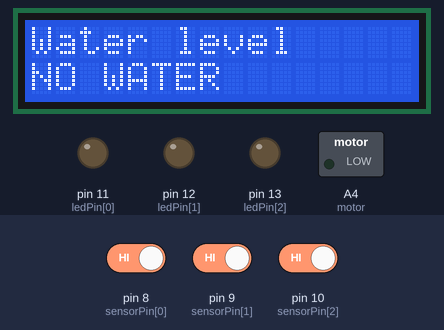
Bench run of a sketch on a simulated Arduino Uno, built with avr-gcc and run on an emulated ATmega328P. On the bench: 16×2 character LCD, switched loads named in the sketch (green lamp = pin HIGH), output pins drawn as LEDs (lit = HIGH). Inputs (shaded band) come from the test bench; at power-on: pin 8 (sensorPin[0]) HIGH, pin 9 (sensorPin[1]) HIGH, pin 10 (sensorPin[2]) HIGH.

Above: at 1.2 s.
1.3 s: pin 8 (sensorPin[0]) driven LOW
At 1.7 s:
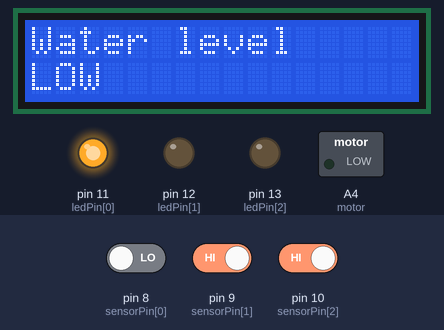
2.8 s: pin 9 (sensorPin[1]) driven LOW
At 3.6 s:
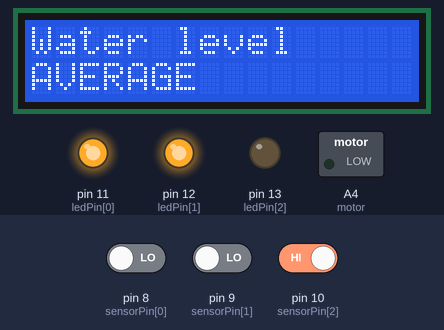
4.3 s: pin 10 (sensorPin[2]) driven LOW
At 5.1 s:
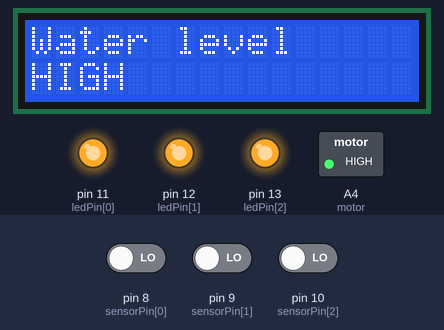
5.8 s: pin 8 (sensorPin[0]) driven HIGH
At 7.0 s:
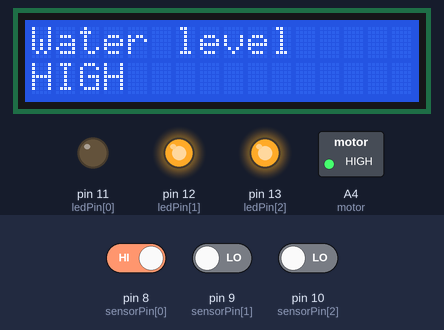
7.3 s: pin 9 (sensorPin[1]) driven HIGH
At 8.2 s:
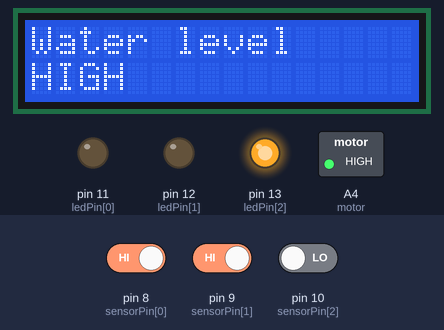
8.8 s: pin 10 (sensorPin[2]) driven HIGH
At 10.2 s:
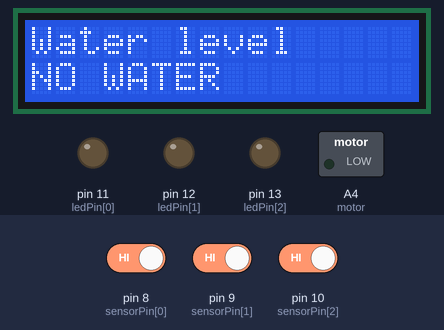
Timing chart, 0 to 11.8 s (numbered marks = the images above; inputs shaded):
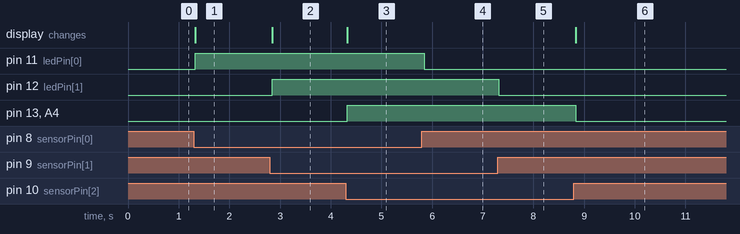

Measured:
- after the input at 1.3 s, pin 11 (ledPin[0]): LOW → HIGH at once; the display: changes at once (image 1)
- after the input at 2.8 s, pin 12 (ledPin[1]): LOW → HIGH at once; the display: changes after 0.05 s (image 2)
- after the input at 4.3 s, pin 13 (ledPin[2]), A4 (motor): LOW → HIGH at once; the display: changes at once (image 3)
- after the input at 5.8 s, pin 11 (ledPin[0]): HIGH → LOW at once
- after the input at 7.3 s, pin 12 (ledPin[1]): HIGH → LOW at once
- after the input at 8.8 s, pin 13 (ledPin[2]), A4 (motor): HIGH → LOW at once; the display: changes at once (image 6)

The sketch:

water_level_indicator.ino
```cpp
// http://www.electroschematics.com
#include <LiquidCrystal.h>
LiquidCrystal lcd(7, 6, 5, 4, 3, 2);
byte sensorPin[] = {8, 9, 10};
byte ledPin[] = {11, 12, 13}; // number of leds = numbers of sensors
const byte sensors = 3;
int level = 0;
int motor = A4;

void setup() {
  for(int i = 0; i < sensors; i++) {
     pinMode(sensorPin[i], INPUT);
     pinMode(ledPin[i], OUTPUT);
  }
  pinMode(motor, OUTPUT);
  lcd.begin(16, 2);

}

void loop() {
  level = 0;
  for(int i = 0; i < sensors; i++) {
     if(digitalRead(sensorPin[i]) == LOW) {
        digitalWrite(ledPin[i], HIGH);
        level = sensors - i;
     } else {
       digitalWrite(ledPin[i], LOW);
     }
  }
  lcd.clear();
  lcd.print("Water level");
  lcd.setCursor(0,1);
  switch(level) {
     case 1:
      lcd.print("HIGH");
      digitalWrite(motor, HIGH);
      break;
     case 2:
       lcd.print("AVERAGE");
       digitalWrite(motor, LOW);
       break;
     case 3:
       lcd.print("LOW");
       digitalWrite(motor, LOW);
       break;
     default:
      lcd.print("NO WATER");
      digitalWrite(motor, LOW);
      break;
  }
  delay(50);
 }
```
